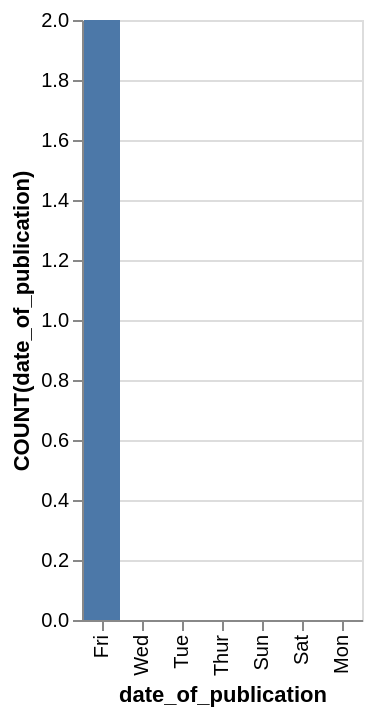

Write a Vega-Lite specification for this figure.
### Vega-Lite specification from a JSON file in a GitHub repository (floating-point values rounded to 4 significant figures)
{"data": {"values": [{"x_data": "Fri", "y_data": 2}, {"x_data": "Wed", "y_data": 0}, {"x_data": "Tue", "y_data": 0}, {"x_data": "Thur", "y_data": 0}, {"x_data": "Sun", "y_data": 0}, {"x_data": "Sat", "y_data": 0}, {"x_data": "Mon", "y_data": 0}]}, "mark": "bar", "encoding": {"x": {"field": "x_data", "type": "nominal", "title": "date_of_publication", "sort": {"op": "sum", "field": "y_data", "order": "descending"}}, "y": {"field": "y_data", "type": "quantitative", "title": "COUNT(date_of_publication)"}}}
